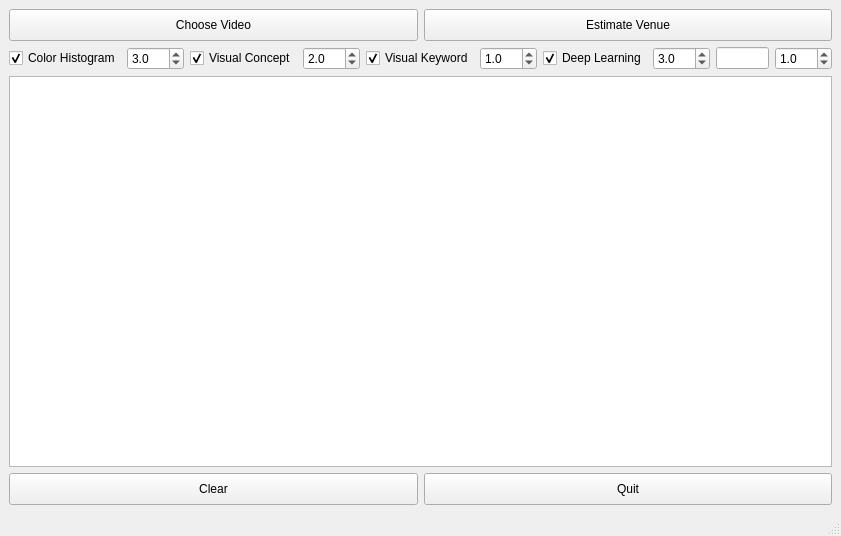
<?xml version="1.0" encoding="UTF-8"?>
<ui version="4.0">
 <class>MainWindow</class>
 <widget class="QMainWindow" name="MainWindow">
  <property name="geometry">
   <rect>
    <x>0</x>
    <y>0</y>
    <width>841</width>
    <height>536</height>
   </rect>
  </property>
  <property name="windowTitle">
   <string>CS2108 Audio Search</string>
  </property>
  <property name="windowIcon">
   <iconset>
    <normaloff>assets/ic_window_icon.png</normaloff>assets/ic_window_icon.png</iconset>
  </property>
  <widget class="QWidget" name="centralwidget">
   <layout class="QVBoxLayout" name="verticalLayout">
    <item>
     <layout class="QHBoxLayout" name="horizontalLayout">
      <item>
       <widget class="QPushButton" name="btn_picker">
        <property name="minimumSize">
         <size>
          <width>147</width>
          <height>32</height>
         </size>
        </property>
        <property name="cursor">
         <cursorShape>ArrowCursor</cursorShape>
        </property>
        <property name="focusPolicy">
         <enum>Qt::TabFocus</enum>
        </property>
        <property name="text">
         <string>Choose Video</string>
        </property>
        <property name="icon">
         <iconset>
          <normaloff>assets/ic_video.png</normaloff>assets/ic_video.png</iconset>
        </property>
       </widget>
      </item>
      <item>
       <widget class="QPushButton" name="btn_search">
        <property name="minimumSize">
         <size>
          <width>104</width>
          <height>32</height>
         </size>
        </property>
        <property name="text">
         <string>Estimate Venue</string>
        </property>
        <property name="icon">
         <iconset>
          <normaloff>../../ImageSearch/assets/ic_search.png</normaloff>../../ImageSearch/assets/ic_search.png</iconset>
        </property>
       </widget>
      </item>
     </layout>
    </item>
    <item>
     <layout class="QHBoxLayout" name="horizontalLayout_3">
      <item>
       <widget class="QCheckBox" name="checkBoxColorHist">
        <property name="enabled">
         <bool>true</bool>
        </property>
        <property name="text">
         <string>Color Histogram</string>
        </property>
        <property name="checked">
         <bool>true</bool>
        </property>
       </widget>
      </item>
      <item>
       <widget class="QDoubleSpinBox" name="doubleSpinBoxColorHist">
        <property name="decimals">
         <number>1</number>
        </property>
        <property name="singleStep">
         <double>0.500000000000000</double>
        </property>
        <property name="value">
         <double>3.000000000000000</double>
        </property>
       </widget>
      </item>
      <item>
       <widget class="QCheckBox" name="checkBoxVisualConcept">
        <property name="enabled">
         <bool>true</bool>
        </property>
        <property name="text">
         <string>Visual Concept</string>
        </property>
        <property name="checked">
         <bool>true</bool>
        </property>
        <property name="tristate">
         <bool>false</bool>
        </property>
       </widget>
      </item>
      <item>
       <widget class="QDoubleSpinBox" name="doubleSpinBoxVisualConcept">
        <property name="decimals">
         <number>1</number>
        </property>
        <property name="singleStep">
         <double>0.500000000000000</double>
        </property>
        <property name="value">
         <double>2.000000000000000</double>
        </property>
       </widget>
      </item>
      <item>
       <widget class="QCheckBox" name="checkBoxVisualKeyword">
        <property name="enabled">
         <bool>true</bool>
        </property>
        <property name="focusPolicy">
         <enum>Qt::TabFocus</enum>
        </property>
        <property name="text">
         <string>Visual Keyword</string>
        </property>
        <property name="checked">
         <bool>true</bool>
        </property>
       </widget>
      </item>
      <item>
       <widget class="QDoubleSpinBox" name="doubleSpinBoxVisualKeyword">
        <property name="decimals">
         <number>1</number>
        </property>
        <property name="singleStep">
         <double>0.500000000000000</double>
        </property>
        <property name="value">
         <double>1.000000000000000</double>
        </property>
       </widget>
      </item>
      <item>
       <widget class="QCheckBox" name="checkBoxDeepLearning">
        <property name="enabled">
         <bool>true</bool>
        </property>
        <property name="text">
         <string>Deep Learning</string>
        </property>
        <property name="checked">
         <bool>true</bool>
        </property>
       </widget>
      </item>
      <item>
       <widget class="QDoubleSpinBox" name="doubleSpinBoxDeepLearning">
        <property name="decimals">
         <number>1</number>
        </property>
        <property name="singleStep">
         <double>0.500000000000000</double>
        </property>
        <property name="value">
         <double>3.000000000000000</double>
        </property>
       </widget>
      </item>
      <item>
       <widget class="QLineEdit" name="tags_search"/>
      </item>
      <item>
       <widget class="QDoubleSpinBox" name="doubleSpinBoxText">
        <property name="decimals">
         <number>1</number>
        </property>
        <property name="singleStep">
         <double>0.500000000000000</double>
        </property>
        <property name="value">
         <double>1.000000000000000</double>
        </property>
       </widget>
      </item>
     </layout>
    </item>
    <item>
     <widget class="QListWidget" name="listWidgetResults">
      <property name="enabled">
       <bool>true</bool>
      </property>
      <property name="cursor" stdset="0">
       <cursorShape>ArrowCursor</cursorShape>
      </property>
      <property name="focusPolicy">
       <enum>Qt::NoFocus</enum>
      </property>
      <property name="dragDropMode">
       <enum>QAbstractItemView::DragDrop</enum>
      </property>
      <property name="alternatingRowColors">
       <bool>false</bool>
      </property>
      <property name="selectionMode">
       <enum>QAbstractItemView::NoSelection</enum>
      </property>
      <property name="iconSize">
       <size>
        <width>140</width>
        <height>140</height>
       </size>
      </property>
      <property name="resizeMode">
       <enum>QListView::Adjust</enum>
      </property>
      <property name="spacing">
       <number>150</number>
      </property>
      <property name="viewMode">
       <enum>QListView::IconMode</enum>
      </property>
      <property name="uniformItemSizes">
       <bool>true</bool>
      </property>
      <property name="currentRow">
       <number>-1</number>
      </property>
     </widget>
    </item>
    <item>
     <layout class="QHBoxLayout" name="horizontalLayout_5">
      <item>
       <widget class="QPushButton" name="btn_reset">
        <property name="minimumSize">
         <size>
          <width>66</width>
          <height>32</height>
         </size>
        </property>
        <property name="text">
         <string>Clear</string>
        </property>
       </widget>
      </item>
      <item>
       <widget class="QPushButton" name="btn_quit">
        <property name="minimumSize">
         <size>
          <width>66</width>
          <height>32</height>
         </size>
        </property>
        <property name="text">
         <string>Quit</string>
        </property>
       </widget>
      </item>
     </layout>
    </item>
   </layout>
  </widget>
  <widget class="QStatusBar" name="statusbar"/>
  <widget class="QMenuBar" name="menubar">
   <property name="geometry">
    <rect>
     <x>0</x>
     <y>0</y>
     <width>841</width>
     <height>22</height>
    </rect>
   </property>
  </widget>
 </widget>
 <tabstops>
  <tabstop>checkBoxVisualConcept</tabstop>
  <tabstop>checkBoxVisualKeyword</tabstop>
  <tabstop>checkBoxDeepLearning</tabstop>
  <tabstop>btn_reset</tabstop>
  <tabstop>btn_quit</tabstop>
 </tabstops>
 <resources/>
 <connections/>
</ui>
